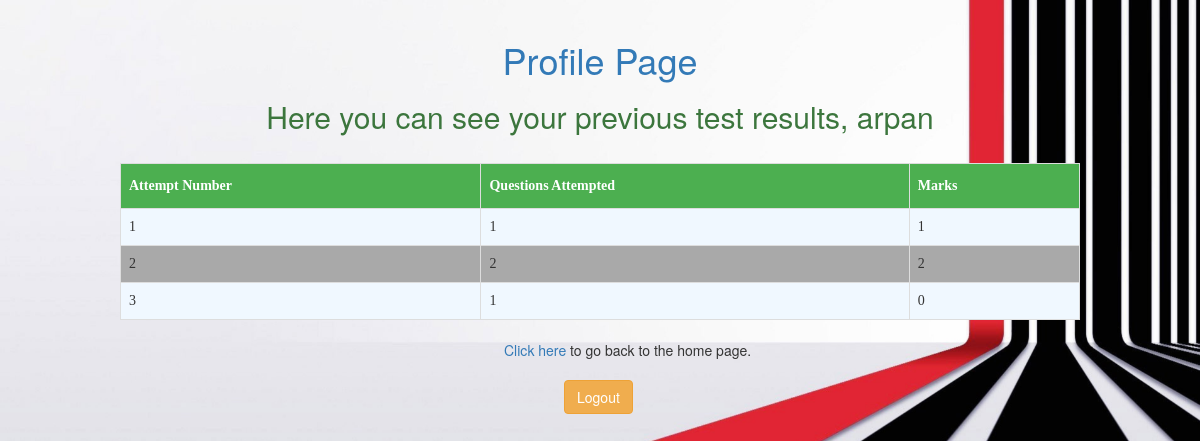
/profile.php (signed in), run on the app's committed database.
### tables this page shows
CREATE TABLE `user` (
  `num_at` int(11) NOT NULL DEFAULT '0',
  `username` varchar(250) NOT NULL,
  `totalques` int(250) DEFAULT NULL,
  `answerscorrect` int(250) DEFAULT NULL
);

### profile.php (the view, shortened to what this page needs)
<!DOCTYPE html>
<html>
<head>
  <link rel="stylesheet" type="text/css" href="bootstrap.css">
</head>
<body>
  <br><h1 class="text-center text-primary">Profile Page</h1>
  <h2 class="text-center text-success">Here you can see your previous test results, <?php echo $_SESSION['username']; ?> </h2> <br>
  <table id="look">
    <?php
      $con = mysqli_connect('localhost', 'root', '', 'testdb');
        $name = $_SESSION['username'];
        $at_q="SELECT attemt FROM login WHERE name='$name' LIMIT 1";
        $result=mysqli_query($con,$at_q);
        $row = $result->fetch_assoc();
        $attemt=$row['attemt'];
        if ($attemt == 0) {
            echo "<br><br><br>
            <div style='padding-left: 38%;'><h2>You have not attempted yet!</h2></div>";
        }
        else {
          echo "
          <tr>
            <th>Attempt Number</th>
            <th>Questions Attempted</th>
            <th>Marks</th>
          </tr>";
          for($i=1; $i<=$attemt; $i++) {
              $q = "SELECT * FROM user WHERE username = '$name' && num_at = $i LIMIT 1";
              $r = mysqli_query($con,$q)->fetch_assoc();
              echo "<tr><td>" . $i . "</td>";
              echo "<td>" . $r['totalques'] . "</td>";
              echo"<td>" . $r['answerscorrect'] . "</td></tr>";
          }
        }
    ?>
  </table>
</body>
  <br>
  <div style="padding-left: 42%;">
        <a href="home.php">Click here</a> to go back to the home page.
  </div>
  <br>
  <div style="padding-left: 47%;">
        <a href="logout.php" class="btn btn-warning">Logout</a>
  </div>
</html>

### profile.php (style rules this page uses)
#look { font-family: "Trebuchet MS"; border-collapse: collapse; width: 80%; margin: auto; }
#look td, #look th { border: 1px solid #ddd; padding: 8px; }
#look tr:nth-child(odd) { background-color: #A9A9A9; }
#look tr:nth-child(even) { background-color: #F0F8FF; }
#look th { padding-top: 12px; padding-bottom: 12px; text-align: middle; background-color: #4CAF50; color: white; }
body { background-image: url("1.jpg"); background-color: #cccccc; background-size: cover; background-repeat: no-repeat; }

### data on the page
user: totalques "1", answerscorrect "1"
user: totalques "2", answerscorrect "2"
user: totalques "1", answerscorrect "0"

### other printed values
$_SESSION['username'] "arpan"
